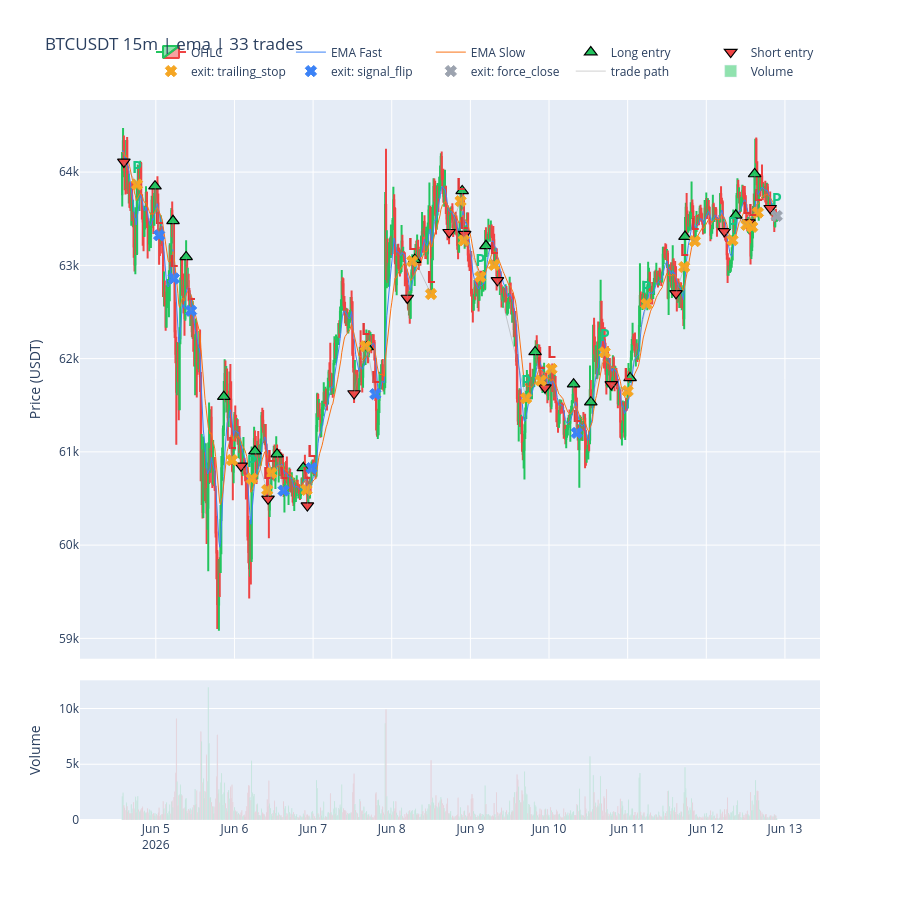

Notebook cell for this chart:
### Code cell
# EMA + RSI strategy chart — exits coloured by reason (P&L on hover) + entry→exit paths.
prepared = strategy.prepare(df)
build_chart(
    prepared, trades=result.trades,
    title=f"{SYMBOL} {INTERVAL}m | {strategy.name} | {result.total_trades} trades",
).show()

### Figure 1 — Plotly figure (JSON) as saved in the notebook; plotly's stock layout.template omitted (floating-point values rounded to 4 significant figures; data arrays with more than 128 entries replaced by an {"elided": "..."} marker saying what was removed)
{"data": [{"close": {"elided": "800 float values"}, "decreasing": {"line": {"color": "#ef4444"}}, "high": {"elided": "800 float values"}, "increasing": {"line": {"color": "#22c55e"}}, "low": {"elided": "800 float values"}, "name": "OHLC", "open": {"elided": "800 float values"}, "type": "candlestick", "x": {"elided": "800 str values"}, "xaxis": "x", "yaxis": "y"}, {"hovertemplate": "%{x}<br>%{y:,.2f}<extra></extra>", "line": {"color": "#3b82f6", "width": 1}, "mode": "lines", "name": "EMA Fast", "type": "scatter", "x": {"elided": "800 str values"}, "xaxis": "x", "y": {"elided": "800 float values"}, "yaxis": "y"}, {"hovertemplate": "%{x}<br>%{y:,.2f}<extra></extra>", "line": {"color": "#f97316", "width": 1}, "mode": "lines", "name": "EMA Slow", "type": "scatter", "x": {"elided": "800 str values"}, "xaxis": "x", "y": {"elided": "800 float values"}, "yaxis": "y"}, {"hovertemplate": "%{x}<br>long entry %{y:,.2f}<extra></extra>", "marker": {"color": "#22c55e", "line": {"color": "black", "width": 1.2}, "size": 11, "symbol": "triangle-up"}, "mode": "markers", "name": "Long entry", "type": "scatter", "x": ["2026-06-04T23:45:00+00:00", "2026-06-05T05:15:00+00:00", "2026-06-05T09:15:00+00:00", "2026-06-05T20:45:00+00:00", "2026-06-06T06:15:00+00:00", "2026-06-06T13:00:00+00:00", "2026-06-06T21:00:00+00:00", "2026-06-07T16:30:00+00:00", "2026-06-08T07:00:00+00:00", "2026-06-08T21:30:00+00:00", "2026-06-09T04:45:00+00:00", "2026-06-09T19:45:00+00:00", "2026-06-10T07:30:00+00:00", "2026-06-10T12:45:00+00:00", "2026-06-11T00:45:00+00:00", "2026-06-11T17:30:00+00:00", "2026-06-12T09:00:00+00:00", "2026-06-12T14:45:00+00:00"], "xaxis": "x", "y": [63850.0, 63480.0, 63090.0, 61590.0, 61010.0, 60970.0, 60828, 62120.0, 63060.0, 63800.0, 63210.0, 62070.0, 61730.0, 61530.0, 61790.0, 63310.0, 63540.0, 63980.0], "yaxis": "y"}, {"hovertemplate": "%{x}<br>short entry %{y:,.2f}<extra></extra>", "marker": {"color": "#ef4444", "line": {"color": "black", "width": 1.2}, "size": 11, "symbol": "triangle-down"}, "mode": "markers", "name": "Short entry", "type": "scatter", "x": ["2026-06-04T14:15:00+00:00", "2026-06-06T02:00:00+00:00", "2026-06-06T10:15:00+00:00", "2026-06-06T22:15:00+00:00", "2026-06-07T12:30:00+00:00", "2026-06-08T04:45:00+00:00", "2026-06-08T17:30:00+00:00", "2026-06-08T22:15:00+00:00", "2026-06-09T08:15:00+00:00", "2026-06-09T22:45:00+00:00", "2026-06-10T19:00:00+00:00", "2026-06-11T14:45:00+00:00", "2026-06-12T05:30:00+00:00", "2026-06-12T13:00:00+00:00", "2026-06-12T19:30:00+00:00"], "xaxis": "x", "y": [64110.0, 60850.0, 60500.0, 60420.0, 61630.0, 62650.0, 63355, 63330.0, 62840.0, 61690.0, 61720.0, 62700.0, 63370.0, 63460.0, 63610.0], "yaxis": "y"}, {"customdata": [[25.75], [-122.5], [10.42], [-80.38], [-57.59], [-50.7], [-94.14], [-75.03], [-70.34], [-64.62], [-95.2], [60.31], [-44.48], [189.1], [-61.48], [-44.4], [74.8], [-0.42], [116.6], [-56.86], [-19.77], [2.98], [-28.13], [-4.7], [-76.74]], "hovertemplate": "%{x}<br>exit (trailing_stop) %{y:,.2f}<br>P&L %{customdata[0]:+.2f} bps<extra></extra>", "marker": {"color": "#f5a623", "line": {"color": "#f5a623", "width": 1}, "size": 10, "symbol": "x"}, "mode": "markers+text", "name": "exit: trailing_stop", "text": ["<b>P</b>", "<b>L</b>", "<b>P</b>", "<b>L</b>", "<b>L</b>", "<b>L</b>", "<b>L</b>", "<b>L</b>", "<b>L</b>", "<b>L</b>", "<b>L</b>", "<b>P</b>", "<b>L</b>", "<b>P</b>", "<b>L</b>", "<b>L</b>", "<b>P</b>", "<b>L</b>", "<b>P</b>", "<b>L</b>", "<b>L</b>", "<b>P</b>", "<b>L</b>", "<b>L</b>", "<b>L</b>"], "textfont": {"color": ["#16c784", "#e23636", "#16c784", "#e23636", "#e23636", "#e23636", "#e23636", "#e23636", "#e23636", "#e23636", "#e23636", "#16c784", "#e23636", "#16c784", "#e23636", "#e23636", "#16c784", "#e23636", "#16c784", "#e23636", "#e23636", "#16c784", "#e23636", "#e23636", "#e23636"], "size": 16}, "textposition": "top center", "type": "scatter", "x": ["2026-06-04T18:15:00+00:00", "2026-06-05T23:15:00+00:00", "2026-06-06T05:15:00+00:00", "2026-06-06T10:00:00+00:00", "2026-06-06T11:15:00+00:00", "2026-06-06T22:00:00+00:00", "2026-06-07T16:00:00+00:00", "2026-06-08T06:15:00+00:00", "2026-06-08T12:00:00+00:00", "2026-06-08T21:00:00+00:00", "2026-06-08T22:00:00+00:00", "2026-06-09T03:00:00+00:00", "2026-06-09T07:15:00+00:00", "2026-06-09T17:00:00+00:00", "2026-06-09T21:30:00+00:00", "2026-06-10T00:45:00+00:00", "2026-06-10T17:00:00+00:00", "2026-06-11T00:00:00+00:00", "2026-06-11T05:45:00+00:00", "2026-06-11T17:15:00+00:00", "2026-06-11T20:30:00+00:00", "2026-06-12T08:00:00+00:00", "2026-06-12T12:15:00+00:00", "2026-06-12T14:00:00+00:00", "2026-06-12T15:45:00+00:00"], "xaxis": "x", "y": [63870.0, 60910.0, 60710.0, 60590.0, 60772, 60590.0, 62130.0, 63045, 62690.0, 63690.0, 63270.0, 62880.0, 63000.0, 61580.0, 61760.0, 61890.0, 62070.0, 61650.0, 62590.0, 62980.0, 63260.0, 63270.0, 63430.0, 63410.0, 63570.0], "yaxis": "y"}, {"customdata": [[-94.46], [-109.3], [-103.6], [-75.94], [-78.48], [-93.24], [-96.6]], "hovertemplate": "%{x}<br>exit (signal_flip) %{y:,.2f}<br>P&L %{customdata[0]:+.2f} bps<extra></extra>", "marker": {"color": "#3b82f6", "line": {"color": "#3b82f6", "width": 1}, "size": 10, "symbol": "x"}, "mode": "markers+text", "name": "exit: signal_flip", "text": ["<b>L</b>", "<b>L</b>", "<b>L</b>", "<b>L</b>", "<b>L</b>", "<b>L</b>", "<b>L</b>"], "textfont": {"color": ["#e23636", "#e23636", "#e23636", "#e23636", "#e23636", "#e23636", "#e23636"], "size": 16}, "textposition": "top center", "type": "scatter", "x": ["2026-06-05T01:00:00+00:00", "2026-06-05T05:30:00+00:00", "2026-06-05T10:45:00+00:00", "2026-06-06T15:00:00+00:00", "2026-06-06T23:30:00+00:00", "2026-06-07T19:00:00+00:00", "2026-06-10T08:30:00+00:00"], "xaxis": "x", "y": [63320.0, 62860.0, 62510.0, 60580.0, 60830.0, 61620.0, 61200.0], "yaxis": "y"}, {"customdata": [[0.98]], "hovertemplate": "%{x}<br>exit (force_close) %{y:,.2f}<br>P&L %{customdata[0]:+.2f} bps<extra></extra>", "marker": {"color": "#9ca3af", "line": {"color": "#9ca3af", "width": 1}, "size": 10, "symbol": "x"}, "mode": "markers+text", "name": "exit: force_close", "text": ["<b>P</b>"], "textfont": {"color": ["#16c784"], "size": 16}, "textposition": "top center", "type": "scatter", "x": ["2026-06-12T21:30:00+00:00"], "xaxis": "x", "y": [63530.0], "yaxis": "y"}, {"hoverinfo": "skip", "line": {"color": "rgba(148,148,148,0.45)", "width": 1}, "mode": "lines", "name": "trade path", "type": "scatter", "x": ["2026-06-04T14:15:00+00:00", "2026-06-04T18:15:00+00:00", null, "2026-06-04T23:45:00+00:00", "2026-06-05T01:00:00+00:00", null, "2026-06-05T05:15:00+00:00", "2026-06-05T05:30:00+00:00", null, "2026-06-05T09:15:00+00:00", "2026-06-05T10:45:00+00:00", null, "2026-06-05T20:45:00+00:00", "2026-06-05T23:15:00+00:00", null, "2026-06-06T02:00:00+00:00", "2026-06-06T05:15:00+00:00", null, "2026-06-06T06:15:00+00:00", "2026-06-06T10:00:00+00:00", null, "2026-06-06T10:15:00+00:00", "2026-06-06T11:15:00+00:00", null, "2026-06-06T13:00:00+00:00", "2026-06-06T15:00:00+00:00", null, "2026-06-06T21:00:00+00:00", "2026-06-06T22:00:00+00:00", null, "2026-06-06T22:15:00+00:00", "2026-06-06T23:30:00+00:00", null, "2026-06-07T12:30:00+00:00", "2026-06-07T16:00:00+00:00", null, "2026-06-07T16:30:00+00:00", "2026-06-07T19:00:00+00:00", null, "2026-06-08T04:45:00+00:00", "2026-06-08T06:15:00+00:00", null, "2026-06-08T07:00:00+00:00", "2026-06-08T12:00:00+00:00", null, "2026-06-08T17:30:00+00:00", "2026-06-08T21:00:00+00:00", null, "2026-06-08T21:30:00+00:00", "2026-06-08T22:00:00+00:00", null, "2026-06-08T22:15:00+00:00", "2026-06-09T03:00:00+00:00", null, "2026-06-09T04:45:00+00:00", "2026-06-09T07:15:00+00:00", null, "2026-06-09T08:15:00+00:00", "2026-06-09T17:00:00+00:00", null, "2026-06-09T19:45:00+00:00", "2026-06-09T21:30:00+00:00", null, "2026-06-09T22:45:00+00:00", "2026-06-10T00:45:00+00:00", null, "2026-06-10T07:30:00+00:00", "2026-06-10T08:30:00+00:00", null, "2026-06-10T12:45:00+00:00", "2026-06-10T17:00:00+00:00", null, "2026-06-10T19:00:00+00:00", "2026-06-11T00:00:00+00:00", null, "2026-06-11T00:45:00+00:00", "2026-06-11T05:45:00+00:00", null, "2026-06-11T14:45:00+00:00", "2026-06-11T17:15:00+00:00", null, "2026-06-11T17:30:00+00:00", "2026-06-11T20:30:00+00:00", null, "2026-06-12T05:30:00+00:00", "2026-06-12T08:00:00+00:00", null, "2026-06-12T09:00:00+00:00", "2026-06-12T12:15:00+00:00", null, "2026-06-12T13:00:00+00:00", "2026-06-12T14:00:00+00:00", null, "2026-06-12T14:45:00+00:00", "2026-06-12T15:45:00+00:00", null, "2026-06-12T19:30:00+00:00", "2026-06-12T21:30:00+00:00", null], "xaxis": "x", "y": [64110.0, 63870.0, null, 63850.0, 63320.0, null, 63480.0, 62860.0, null, 63090.0, 62510.0, null, 61590.0, 60910.0, null, 60850.0, 60710.0, null, 61010.0, 60590.0, null, 60500.0, 60772, null, 60970.0, 60580.0, null, 60828, 60590.0, null, 60420.0, 60830.0, null, 61630.0, 62130.0, null, 62120.0, 61620.0, null, 62650.0, 63045, null, 63060.0, 62690.0, null, 63355, 63690.0, null, 63800.0, 63270.0, null, 63330.0, 62880.0, null, 63210.0, 63000.0, null, 62840.0, 61580.0, null, 62070.0, 61760.0, null, 61690.0, 61890.0, null, 61730.0, 61200.0, null, 61530.0, 62070.0, null, 61720.0, 61650.0, null, 61790.0, 62590.0, null, 62700.0, 62980.0, null, 63310.0, 63260.0, null, 63370.0, 63270.0, null, 63540.0, 63430.0, null, 63460.0, 63410.0, null, 63980.0, 63570.0, null, 63610.0, 63530.0, null], "yaxis": "y"}, {"marker": {"color": {"elided": "800 str values"}}, "name": "Volume", "type": "bar", "x": {"elided": "800 str values"}, "xaxis": "x2", "y": {"elided": "800 float values"}, "yaxis": "y2"}], "layout": {"height": 900, "legend": {"orientation": "h", "x": 1, "xanchor": "right", "y": 1.02, "yanchor": "bottom"}, "showlegend": true, "title": {"text": "BTCUSDT 15m | ema | 33 trades"}, "xaxis": {"anchor": "y", "domain": [0, 1], "matches": "x2", "rangeslider": {"visible": false}, "showticklabels": false}, "xaxis2": {"anchor": "y2", "domain": [0, 1]}, "yaxis": {"anchor": "x", "domain": [0.224, 1], "title": {"text": "Price (USDT)"}}, "yaxis2": {"anchor": "x2", "domain": [0, 0.194], "title": {"text": "Volume"}}}}
